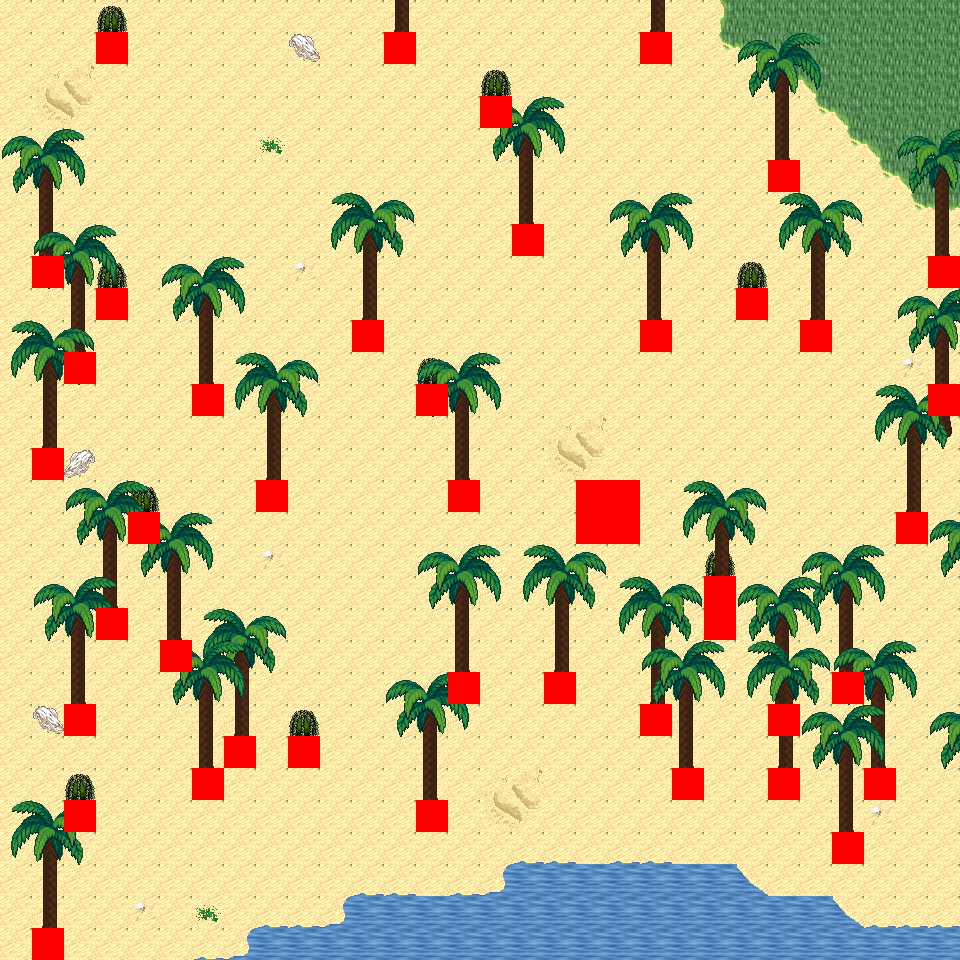

A 2D game scene composited from a Tiled map and its tileset images. What follows is a short description and the map's XML, with each tile layer's data collapsed to a summary:
An orthogonal 30x30 tile map with 32x32 px tiles, 6 tile layers (Ground, Object, Object2, Above, ...), 27 tilesets and 6 objects (6x mapExit).

<map version="1.0" orientation="orthogonal" renderorder="right-down" width="30" height="30" tilewidth="32" tileheight="32" nextobjectid="7">
  <tileset firstgid="1" name="tileset_logic_collision" tilewidth="32" tileheight="32" tilecount="1" columns="1">
    <image source="../drawable/tileset_logic_collision.png" width="32" height="32" />
  </tileset>
  <tileset firstgid="2" name="tileset_ground_ground" tilewidth="32" tileheight="32" tilecount="33" columns="3">
    <image source="../drawable/tileset_ground_ground.png" width="96" height="352" />
  </tileset>
  <tileset firstgid="35" name="tileset_ground_water_pool" tilewidth="32" tileheight="32" tilecount="72" columns="3">
    <image source="../drawable/tileset_ground_water_pool.png" width="96" height="768" />
  </tileset>
  <tileset firstgid="107" name="tileset_ground_water_pool_corners" tilewidth="32" tileheight="32" tilecount="72" columns="3">
    <image source="../drawable/tileset_ground_water_pool_corners.png" width="96" height="768" />
  </tileset>
  <tileset firstgid="179" name="tileset_ground_grass_edges" tilewidth="32" tileheight="32" tilecount="36" columns="12">
    <image source="../drawable/tileset_ground_grass_edges.png" width="384" height="96" />
  </tileset>
  <tileset firstgid="215" name="tileset_plant_grasses" tilewidth="32" tileheight="32" tilecount="6" columns="3">
    <image source="../drawable/tileset_plant_grasses.png" width="96" height="64" />
  </tileset>
  <tileset firstgid="221" name="tileset_ground_grass_corners" tilewidth="32" tileheight="32" tilecount="24" columns="6">
    <image source="../drawable/tileset_ground_grass_corners.png" width="192" height="128" />
  </tileset>
  <tileset firstgid="245" name="tileset_plant_flower_daisy_white" tilewidth="32" tileheight="32" tilecount="8" columns="2">
    <image source="../drawable/tileset_plant_flower_daisy_white.png" width="64" height="128" />
  </tileset>
  <tileset firstgid="253" name="tileset_item_corpse_huge_animal" tilewidth="32" tileheight="32" tilecount="16" columns="2">
    <image source="../drawable/tileset_item_corpse_huge_animal.png" width="64" height="256" />
  </tileset>
  <tileset firstgid="269" name="tileset_plant_cactus" tilewidth="32" tileheight="32" tilecount="2" columns="1">
    <image source="../drawable/tileset_plant_cactus.png" width="32" height="64" />
  </tileset>
  <tileset firstgid="271" name="tileset_item_corpse_skull_pale" tilewidth="32" tileheight="32" tilecount="2" columns="2">
    <image source="../drawable/tileset_item_corpse_skull_pale.png" width="64" height="32" />
  </tileset>
  <tileset firstgid="273" name="tileset_logic_creature_animal" tilewidth="32" tileheight="32" tilecount="32" columns="8">
    <image source="../drawable/tileset_logic_creature_animal.png" width="256" height="128" />
  </tileset>
  <tileset firstgid="305" name="tileset_logic_creature_golem" tilewidth="32" tileheight="32" tilecount="4" columns="4">
    <image source="../drawable/tileset_logic_creature_golem.png" width="128" height="32" />
  </tileset>
  <tileset firstgid="309" name="tileset_logic_creature_elemental" tilewidth="32" tileheight="32" tilecount="16" columns="8">
    <image source="../drawable/tileset_logic_creature_elemental.png" width="256" height="64" />
  </tileset>
  <tileset firstgid="325" name="tileset_ground_water_pool_deep" tilewidth="32" tileheight="32" tilecount="72" columns="3">
    <image source="../drawable/tileset_ground_water_pool_deep.png" width="96" height="768" />
  </tileset>
  <tileset firstgid="397" name="tileset_plant_tree_palm_trees" tilewidth="32" tileheight="32" tilecount="40" columns="4">
    <image source="../drawable/tileset_plant_tree_palm_trees.png" width="128" height="320" />
  </tileset>
  <tileset firstgid="437" name="tileset_building_roof_straw" tilewidth="32" tileheight="32" tilecount="20" columns="5">
    <image source="../drawable/tileset_building_roof_straw.png" width="160" height="128" />
  </tileset>
  <tileset firstgid="457" name="tileset_item_sign_large" tilewidth="32" tileheight="32" tilecount="15" columns="5">
    <image source="../drawable/tileset_item_sign_large.png" width="160" height="96" />
  </tileset>
  <tileset firstgid="472" name="tileset_item_campfires" tilewidth="32" tileheight="32" tilecount="2" columns="2">
    <image source="../drawable/tileset_item_campfires.png" width="64" height="32" />
  </tileset>
  <tileset firstgid="474" name="tileset_item_firewood" tilewidth="32" tileheight="32" tilecount="12" columns="3">
    <image source="../drawable/tileset_item_firewood.png" width="96" height="128" />
  </tileset>
  <tileset firstgid="486" name="tileset_logic_item_corn" tilewidth="32" tileheight="32" tilecount="5" columns="5">
    <image source="../drawable/tileset_logic_item_corn.png" width="160" height="32" />
  </tileset>
  <tileset firstgid="491" name="tileset_plant_tree_umbrella_thorn" tilewidth="32" tileheight="32" tilecount="18" columns="6">
    <image source="../drawable/tileset_plant_tree_umbrella_thorn.png" width="192" height="96" />
  </tileset>
  <tileset firstgid="509" name="tileset_logic_item_fruits" tilewidth="32" tileheight="32" tilecount="16" columns="8">
    <image source="../drawable/tileset_logic_item_fruits.png" width="256" height="64" />
  </tileset>
  <tileset firstgid="525" name="tileset_ground_sand_2" tilewidth="32" tileheight="32" tilecount="15" columns="5">
    <image source="../drawable/tileset_ground_sand_2.png" width="160" height="96" />
  </tileset>
  <tileset firstgid="540" name="tileset_ground_sand_1" tilewidth="32" tileheight="32" tilecount="10" columns="2">
    <image source="../drawable/tileset_ground_sand_1.png" width="64" height="160" />
  </tileset>
  <tileset firstgid="550" name="tileset_logic_creature_reptile" tilewidth="32" tileheight="32" tilecount="7" columns="7">
    <image source="../drawable/tileset_logic_creature_reptile.png" width="224" height="32" />
  </tileset>
  <tileset firstgid="557" name="tileset_logic_creature_human_cannibal" tilewidth="32" tileheight="32" tilecount="4" columns="4">
    <image source="../drawable/tileset_logic_creature_human_cannibal.png" width="128" height="32" />
  </tileset>
  <layer name="Ground" width="30" height="30">
    <data>[900 cells, 900 non-empty, 10 distinct tile ids]</data>
  </layer>
  <layer name="Object" width="30" height="30">
    <data>[900 cells, 98 non-empty, 12 distinct tile ids]</data>
  </layer>
  <layer name="Object2" width="30" height="30">
    <data>[900 cells, 21 non-empty, 10 distinct tile ids]</data>
  </layer>
  <layer name="Above" width="30" height="30">
    <data>[900 cells, 374 non-empty, 29 distinct tile ids]</data>
  </layer>
  <layer name="Above2" width="30" height="30">
    <data>[900 cells, 61 non-empty, 17 distinct tile ids]</data>
  </layer>
  <layer name="Walkable" width="30" height="30">
    <data>[900 cells, 46 non-empty, 1 distinct tile ids]</data>
  </layer>
  <objectgroup name="MapEvents">
    <object id="1" name="north" type="mapExit" x="0" y="0" width="960" height="32">
      <properties>
        <property name="map" value="level_0_x273_y95" />
        <property name="x" value="0" />
        <property name="y" value="28" />
      </properties>
    </object>
    <object id="2" name="south" type="mapExit" x="0" y="928" width="32" height="32">
      <properties>
        <property name="map" value="level_0_x273_y97" />
        <property name="x" value="0" />
        <property name="y" value="1" />
      </properties>
    </object>
    <object id="3" name="south2" type="mapExit" x="64" y="928" width="896" height="32">
      <properties>
        <property name="map" value="level_0_x273_y97" />
        <property name="x" value="2" />
        <property name="y" value="1" />
      </properties>
    </object>
    </objectgroup>
</map>
<!-- 3 of 6 objects omitted -->
